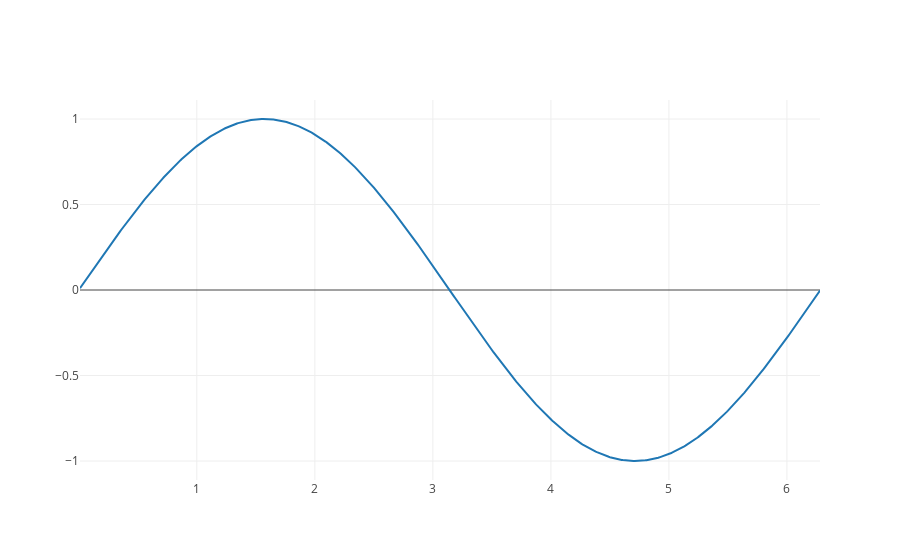

This figure's notebook cell:
### Code cell
iplot([go.Scatter(result)], config={'showLink': False})

### Figure 1 — Plotly figure (JSON) as saved in the notebook; plotly's stock layout.template omitted (floating-point values rounded to 4 significant figures; data arrays with more than 128 entries replaced by an {"elided": "..."} marker saying what was removed)
{"data": [{"type": "scatter", "x": {"elided": "628 float values"}, "y": {"elided": "628 float values"}}], "layout": {}}
